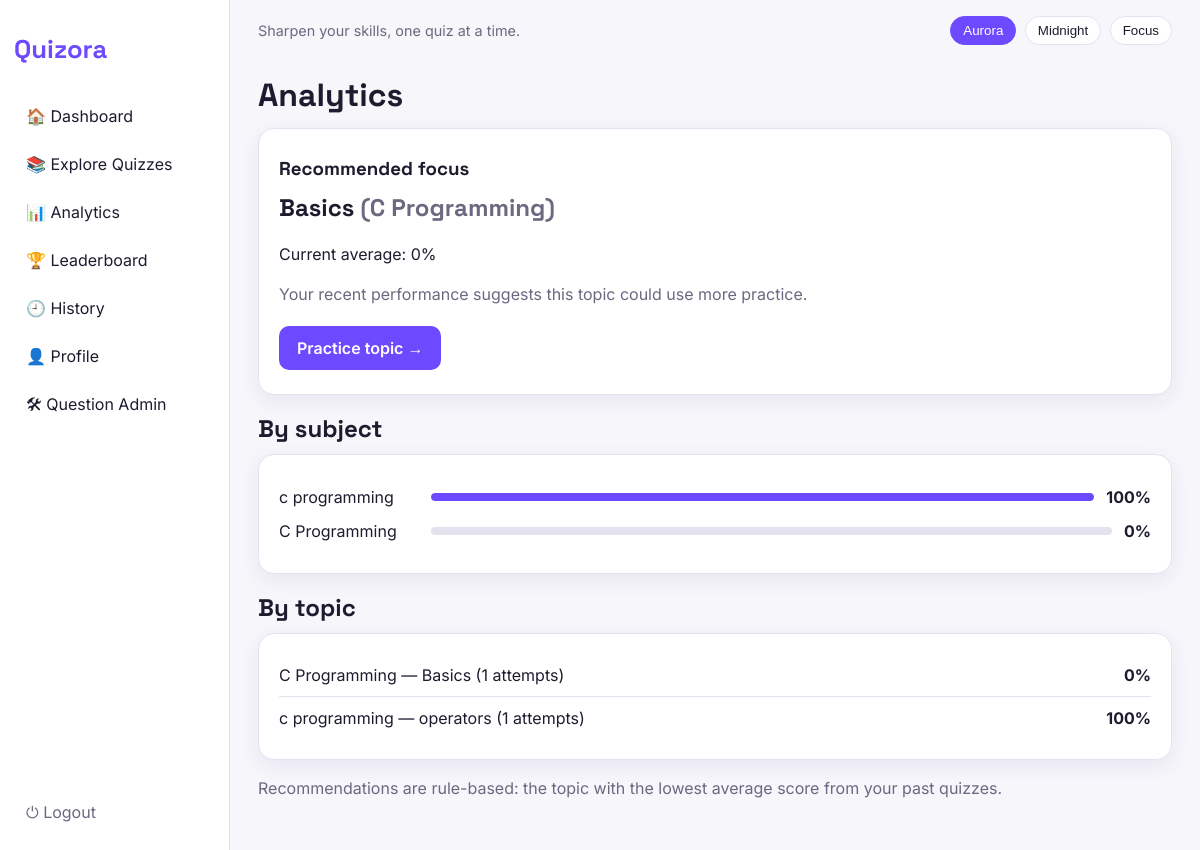
Screenshot of /analytics (signed in) with the database file from the repository.
### tables this page shows
CREATE TABLE results(
            id INTEGER PRIMARY KEY AUTOINCREMENT, user_id INTEGER NOT NULL,
            category TEXT NOT NULL, topic TEXT NOT NULL, difficulty TEXT NOT NULL,
            score INTEGER NOT NULL, total INTEGER NOT NULL, percentage REAL NOT NULL,
            date TIMESTAMP DEFAULT CURRENT_TIMESTAMP,
            FOREIGN KEY(user_id) REFERENCES users(id));

### app.py (the view)
@app.route("/analytics")
@login_required
def analytics():
    uid = session["user_id"]
    by_subject = query("SELECT category, AVG(percentage) avg, COUNT(*) n FROM results WHERE user_id=? "
                       "GROUP BY category ORDER BY avg DESC", (uid,))
    by_topic = query("SELECT category, topic, AVG(percentage) avg, COUNT(*) n FROM results WHERE user_id=? "
                     "GROUP BY category, topic ORDER BY avg ASC", (uid,))
    return render_template("analytics.html", by_subject=by_subject, by_topic=by_topic,
                           weakest=by_topic[0] if by_topic else None)

### app.py (called while the page is built)
def query(sql, args=(), one=False, write=False):
    with closing(sqlite3.connect(DB)) as c:
        c.row_factory = sqlite3.Row
        c.execute("PRAGMA foreign_keys = ON")
        cur = c.execute(sql, args)
        rows = cur.fetchall()
        if write:
            c.commit()
        return (rows[0] if rows else None) if one else rows

def login_required(f):
    @wraps(f)
    def wrap(*a, **k):
        if "user_id" not in session:
            return redirect(url_for("login"))
        return f(*a, **k)
    return wrap

### templates/analytics.html (shortened to what this page needs)
{% extends "base.html" %}{% block title %}Analytics · Quizora{% endblock %}
{% block content %}
<h1>Analytics</h1>
{% if weakest %}
<div class="card focus"><h3>Recommended focus</h3><h2>{{ weakest.topic }} <span class="muted">({{ weakest.category }})</span></h2>
<p>Current average: {{ '%.0f'|format(weakest.avg) }}%</p>
<p class="muted">Your recent performance suggests this topic could use more practice.</p>
<a class="btn" href="{{ url_for('topics', subject=weakest.category) }}">Practice topic →</a></div>
<h2>By subject</h2>
<div class="card">{% for s in by_subject %}<div class="bar-row"><span>{{ s.category }}</span><div class="progress"><div class="fill" data-w="{{ s.avg|round(0) }}"></div></div><b>{{ '%.0f'|format(s.avg) }}%</b></div>{% endfor %}</div>
<h2>By topic</h2>
<div class="card">{% for t in by_topic %}<div class="row"><span>{{ t.category }} — {{ t.topic }} ({{ t.n }} attempts)</span><b>{{ '%.0f'|format(t.avg) }}%</b></div>{% endfor %}</div>
<p class="muted">Recommendations are rule-based: the topic with the lowest average score from your past quizzes.</p>
{% else %}<div class="card empty">Complete your first quiz to unlock performance insights.</div>{% endif %}
{% endblock %}

### static/css/style.css (style rules this page uses)
:root, [data-theme="aurora"] { --bg:#f7f6fb; --surface:#fff; --text:#1e1b2e; --muted:#6b6880; --accent:#6d4aff; --on:#fff; --border:#e5e2f0; --shadow:0 6px 20px rgba(60,40,120,.08); }
* { box-sizing:border-box; }
body { margin:0; font-family:Inter,sans-serif; background:var(--bg); color:var(--text); line-height:1.5; }
h1,h2,h3,.logo { font-family:"Space Grotesk",sans-serif; margin:.3em 0; }
a { color:var(--accent); text-decoration:none; }
.card { background:var(--surface); border:1px solid var(--border); border-radius:16px; box-shadow:var(--shadow); padding:20px; margin-bottom:16px; }
.muted { color:var(--muted); }
.row { display:flex; justify-content:space-between; gap:12px; padding:9px 0; border-bottom:1px solid var(--border); }
.row:last-child { border-bottom:0; }
.btn { display:inline-block; background:var(--accent); color:var(--on); border:0; padding:10px 18px; border-radius:10px; font:inherit; font-weight:600; cursor:pointer; margin:4px 4px 4px 0; }
.progress { height:8px; background:var(--border); border-radius:8px; overflow:hidden; flex:1; }
#progress-bar, .fill { height:100%; background:var(--accent); border-radius:8px; transition:width .3s; }
.bar-row { display:flex; align-items:center; gap:12px; margin:10px 0; }
.bar-row span { width:140px; }

### rows the page displays
results: topic "Basics", category "C Programming", avg "0", n "1"
results: category "c programming", topic "operators", n "1", avg "100"

### other values shown
{{ weakest.category }} "C Programming"
{{ '%.0f'|format(weakest.avg) }} "0"
{{ s.category }} "c programming"
{{ '%.0f'|format(s.avg) }} "100"
